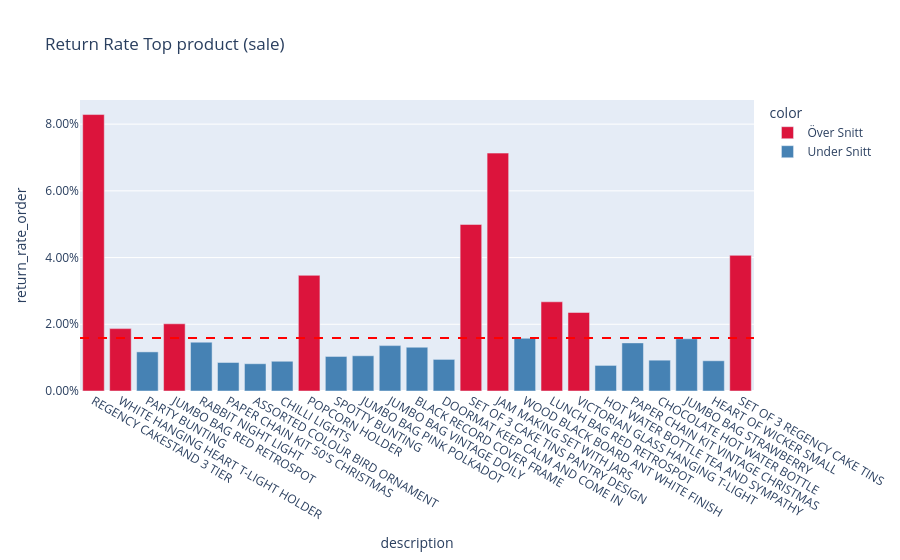

This figure's notebook cell:
### Code cell
r_topsale = df_return_top_sale.head(25).copy()
r_topsale['color'] = r_topsale['return_rate_order'].apply(lambda x: 'Över Snitt' if x > df_avg_rr['weighted_return_rate_order'][0] else 'Under Snitt')

fig_r_topsale = px.bar(r_topsale,
                       x='description',
                       y='return_rate_order',
                       color='color',
                       color_discrete_map={'Över Snitt': 'crimson', 'Under Snitt': 'steelblue'},
                       title='Return Rate Top product (sale)',
                       category_orders={'description': r_topsale['description'].tolist()}
                       )

fig_r_topsale.add_hline(
    y=df_avg_rr['weighted_return_rate_order'][0],
    line_dash='dash',
    line_color='red'    
)

fig_r_topsale.update_yaxes(tickformat='.2%')

fig_r_topsale.show()

### Figure 1 — Plotly figure (JSON) as saved in the notebook; plotly's stock layout.template omitted (floating-point values rounded to 4 significant figures)
{"data": [{"hovertemplate": "color=Över Snitt<br>description=%{x}<br>return_rate_order=%{y}<extra></extra>", "legendgroup": "Över Snitt", "marker": {"color": "crimson", "pattern": {"shape": ""}}, "name": "Över Snitt", "orientation": "v", "showlegend": true, "textposition": "auto", "type": "bar", "x": ["REGENCY CAKESTAND 3 TIER", "WHITE HANGING HEART T-LIGHT HOLDER", "JUMBO BAG RED RETROSPOT", "POPCORN HOLDER", "SET OF 3 CAKE TINS PANTRY DESIGN ", "JAM MAKING SET WITH JARS", "LUNCH BAG RED RETROSPOT", "VICTORIAN GLASS HANGING T-LIGHT", "SET OF 3 REGENCY CAKE TINS"], "xaxis": "x", "y": [0.08287, 0.0187, 0.02014, 0.03467, 0.04993, 0.07131, 0.02674, 0.02354, 0.04066], "yaxis": "y"}, {"hovertemplate": "color=Under Snitt<br>description=%{x}<br>return_rate_order=%{y}<extra></extra>", "legendgroup": "Under Snitt", "marker": {"color": "steelblue", "pattern": {"shape": ""}}, "name": "Under Snitt", "orientation": "v", "showlegend": true, "textposition": "auto", "type": "bar", "x": ["PARTY BUNTING", "RABBIT NIGHT LIGHT", "PAPER CHAIN KIT 50'S CHRISTMAS ", "ASSORTED COLOUR BIRD ORNAMENT", "CHILLI LIGHTS", "SPOTTY BUNTING", "JUMBO BAG PINK POLKADOT", "JUMBO BAG VINTAGE DOILY ", "BLACK RECORD COVER FRAME", "DOORMAT KEEP CALM AND COME IN", "WOOD BLACK BOARD ANT WHITE FINISH", "HOT WATER BOTTLE TEA AND SYMPATHY", "PAPER CHAIN KIT VINTAGE CHRISTMAS", "CHOCOLATE HOT WATER BOTTLE", "JUMBO BAG STRAWBERRY", "HEART OF WICKER SMALL"], "xaxis": "x", "y": [0.01172, 0.01463, 0.008547, 0.008174, 0.008915, 0.01035, 0.01056, 0.01361, 0.01312, 0.009472, 0.0158, 0.007669, 0.01442, 0.009238, 0.01566, 0.009061], "yaxis": "y"}], "layout": {"barmode": "relative", "legend": {"title": {"text": "color"}, "tracegroupgap": 0}, "shapes": [{"line": {"color": "red", "dash": "dash"}, "type": "line", "x0": 0, "x1": 1, "xref": "x domain", "y0": 0.0159, "y1": 0.0159, "yref": "y"}], "title": {"text": "Return Rate Top product (sale)"}, "xaxis": {"anchor": "y", "categoryarray": ["REGENCY CAKESTAND 3 TIER", "WHITE HANGING HEART T-LIGHT HOLDER", "PARTY BUNTING", "JUMBO BAG RED RETROSPOT", "RABBIT NIGHT LIGHT", "PAPER CHAIN KIT 50'S CHRISTMAS ", "ASSORTED COLOUR BIRD ORNAMENT", "CHILLI LIGHTS", "POPCORN HOLDER", "SPOTTY BUNTING", "JUMBO BAG PINK POLKADOT", "JUMBO BAG VINTAGE DOILY ", "BLACK RECORD COVER FRAME", "DOORMAT KEEP CALM AND COME IN", "SET OF 3 CAKE TINS PANTRY DESIGN ", "JAM MAKING SET WITH JARS", "WOOD BLACK BOARD ANT WHITE FINISH", "LUNCH BAG RED RETROSPOT", "VICTORIAN GLASS HANGING T-LIGHT", "HOT WATER BOTTLE TEA AND SYMPATHY", "PAPER CHAIN KIT VINTAGE CHRISTMAS", "CHOCOLATE HOT WATER BOTTLE", "JUMBO BAG STRAWBERRY", "HEART OF WICKER SMALL", "SET OF 3 REGENCY CAKE TINS"], "categoryorder": "array", "domain": [0, 1], "title": {"text": "description"}}, "yaxis": {"anchor": "x", "domain": [0, 1], "tickformat": ".2%", "title": {"text": "return_rate_order"}}}}
